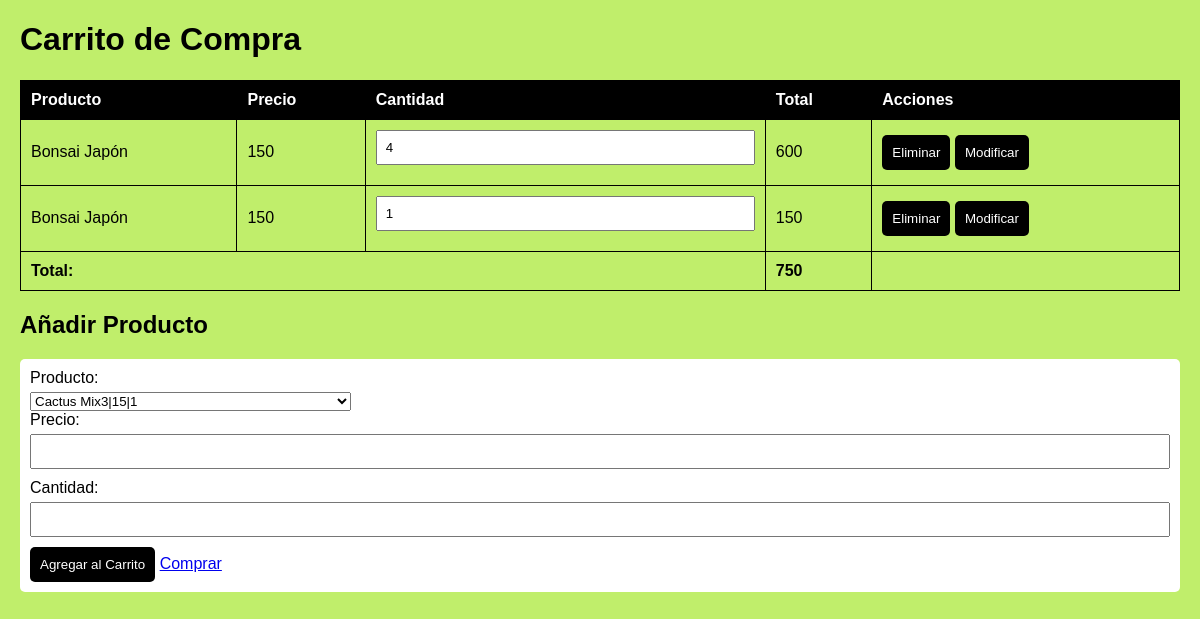
Screenshot of /López_Joel_TiendaOnline/pages/carrito.php (signed in) with the database file from the repository.
### tables this page shows
CREATE TABLE `carrito` (
  `idcarrito` int NOT NULL,
  `cantidadproducto` int NOT NULL,
  `idcliente` varchar(45) NOT NULL,
  `idproducto` int NOT NULL,
  KEY `idcliente_idx` (`idcliente`),
  KEY `idproducto_idx` (`idproducto`),
  CONSTRAINT `idcliente` FOREIGN KEY (`idcliente`) REFERENCES `cliente` (`dni`),
  CONSTRAINT `idproducto` FOREIGN KEY (`idproducto`) REFERENCES `producto` (`id`)
);

CREATE TABLE `producto` (
  `id` int NOT NULL,
  `nombre` varchar(45) NOT NULL,
  `precio` decimal(10,0) DEFAULT NULL,
  PRIMARY KEY (`id`),
  UNIQUE KEY `id_UNIQUE` (`id`)
);

### López_Joel_TiendaOnline/pages/carrito.php (the view, shortened to what this page needs)
<?php
function totalObjetosCarrito($carrito)
{
    $total = 0;
    if (isset($carrito)) {
        foreach ($carrito as $clave => $objeto) {
            $total += ($objeto['precio'] * $objeto['cantidadproducto']);
        }
    }
    return $total;
}
$hostDB = '127.0.0.1';
$nombreDB = 'ab';
$usuarioDB = 'root';
$contrasenyaDB = 'Luamomo12#';
$hostPDO = "mysql:host=$hostDB;dbname=$nombreDB;";
$miPDO = new PDO($hostPDO, $usuarioDB, $contrasenyaDB);
$productosDisponibles = $miPDO->prepare('SELECT * FROM producto;');
$productosDisponibles->execute();
$objetosCarrito = $miPDO->prepare('select producto.id, producto.nombre, producto.precio, carrito.cantidadproducto from producto, carrito where producto.id = carrito.idproducto and carrito.idcliente = :dni;');
if (isset($_SESSION['usserId'])) {
    $dni = $_SESSION['usserId'];
} else {
    $dni = '0';
}
$objetosCarrito->execute(
    array(
        'dni' => $dni
    )
);
$listaObjetosCarrito = $objetosCarrito->fetchAll(PDO::FETCH_ASSOC);
$totalCarrito = totalObjetosCarrito($listaObjetosCarrito);
?>
<!DOCTYPE html>
<html lang="es">
<head>
</head>
<body>
    <h1>Carrito de Compra</h1>
    <table id="carrito">
        <thead>
            <tr>
                <th>Producto</th>
                <th>Precio</th>
                <th>Cantidad</th>
                <th>Total</th>
                <th>Acciones</th>
            </tr>
        </thead>
        <tbody>
            <?php
            foreach ($listaObjetosCarrito as $clave => $objeto) { ?>
                <tr>
                    <td>
                        <?= $objeto['nombre']; ?>
                    </td>
                    <td>
                        <?= $objeto['precio']; ?>
                    </td>
                    <td>
                        <input name="cantidadM" type="number" id="cantidadM" value='<?= $objeto['cantidadproducto']; ?>'>
                    </td>
                    <td>
                        <?= $objeto['cantidadproducto'] * $objeto['precio']; ?>
                    </td>
                    <td>
                        <button type="button" onclick="deleteRow(<?= $objeto['id']; ?>)">Eliminar</button>
                        <button type="button" onclick="updateRow(<?= $objeto['id']; ?>)">Modificar</button>
                    </td>
                </tr>
                <?php
            }
            ?>
        </tbody>
        <tfoot>
            <tr>
                <td class="total" colspan="3">Total:</td>
                <td class="total" id="total">
                    <?= $totalCarrito ?>
                </td>
                <td></td>
            </tr>
        </tfoot>
    </table>
    <h2>Añadir Producto</h2>
    <form action="añadirProductoCarrito.php" id="formulario" method="post">
        <label for="producto">Producto:</label>
        <select name="producto" id="producto" onchange="productSelected();">
            <?php
            foreach ($productosDisponibles as $clave => $producto) { ?>
                <option value=<?= $producto["nombre"] ?>><?= $producto["nombre"] . "|" . $producto['precio'] . "|" . $producto['id'] ?></option>
                <?php
            }
            ?>
        </select>
        <label for="precio">Precio:</label>
        <input name="precio" type="number" id="precio" step="0.01" required>
        <label for="cantidad">Cantidad:</label>
        <input name="cantidad" type="number" id="cantidad" required>
        <button type="submit">Agregar al Carrito</button>
        <a name="boton2" href="comprar.php">Comprar</a>
    </form>
</body>
</html>

### López_Joel_TiendaOnline/pages/carrito.php (style rules this page uses)
body { font-family: Arial, sans-serif; margin: 20px; background-color: rgb(192, 238, 107); color: black; }
table { width: 100%; border-collapse: collapse; margin-bottom: 20px; }
table, th, td { border: 1px solid #000; }
th, td { padding: 10px; text-align: left; }
th { background-color: #000; color: #fff; }
.total { font-weight: bold; }
form { background-color: #fff; padding: 10px; border-radius: 5px; margin-bottom: 20px; }
label { display: block; margin-bottom: 5px; }
input { width: 100%; padding: 8px; margin-bottom: 10px; box-sizing: border-box; }
button { background-color: #000; color: #fff; padding: 10px; border: none; cursor: pointer; border-radius: 5px; }

### rows the page displays
carrito: idproducto.nombre "Bonsai Japón", idproducto.precio "150", cantidadM "4", $objeto['cantidadproducto']*$objeto['precio'] "600"
carrito: idproducto.nombre "Bonsai Japón", idproducto.precio "150", cantidadM "1", $objeto['cantidadproducto']*$objeto['precio'] "150"

### other values shown
$totalCarrito "750"
form field producto "Cactus Mix3|15|1"
